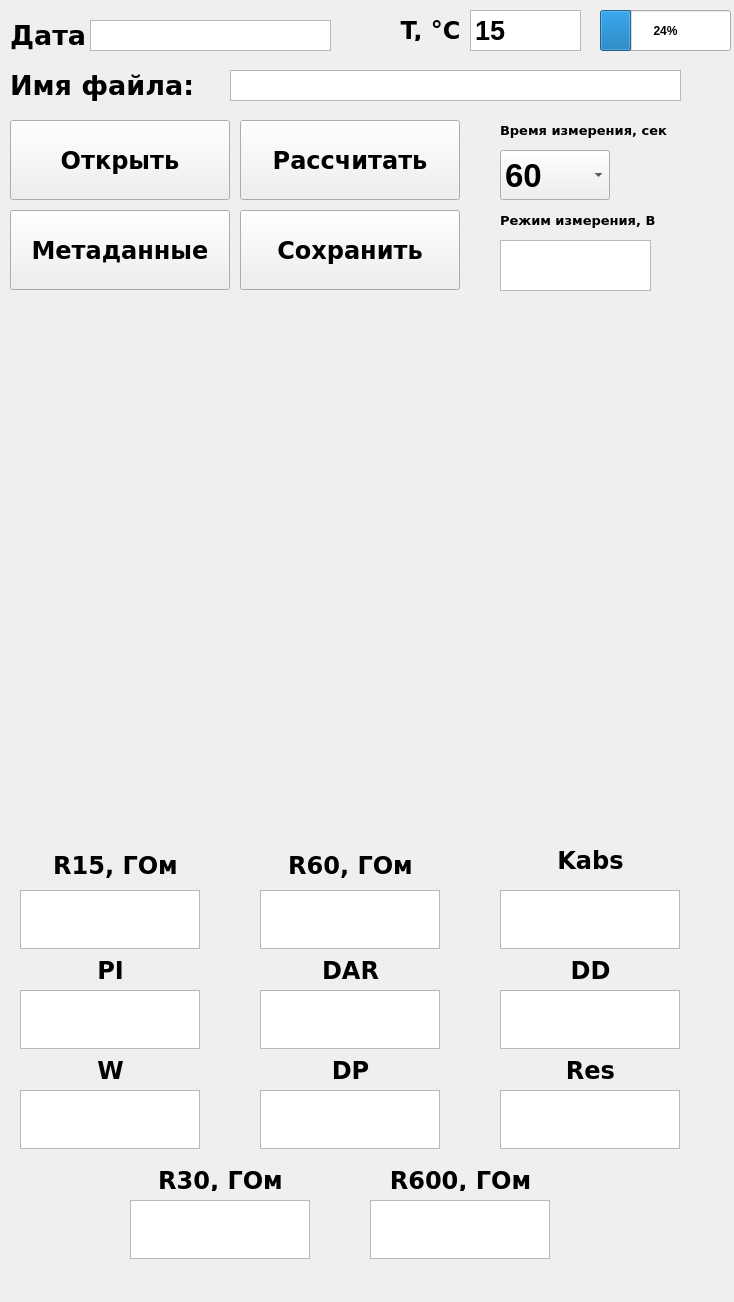
<?xml version="1.0" encoding="UTF-8"?>
<ui version="4.0">
 <class>MainWindow</class>
 <widget class="QMainWindow" name="MainWindow">
  <property name="geometry">
   <rect>
    <x>0</x>
    <y>0</y>
    <width>734</width>
    <height>1302</height>
   </rect>
  </property>
  <property name="font">
   <font>
    <weight>75</weight>
    <bold>true</bold>
   </font>
  </property>
  <property name="windowTitle">
   <string>MainWindow</string>
  </property>
  <widget class="QWidget" name="centralwidget">
   <widget class="QTextBrowser" name="Res">
    <property name="geometry">
     <rect>
      <x>500</x>
      <y>1090</y>
      <width>180</width>
      <height>59</height>
     </rect>
    </property>
    <property name="font">
     <font>
      <pointsize>23</pointsize>
      <weight>75</weight>
      <bold>true</bold>
     </font>
    </property>
   </widget>
   <widget class="QTextBrowser" name="DP">
    <property name="geometry">
     <rect>
      <x>260</x>
      <y>1090</y>
      <width>180</width>
      <height>59</height>
     </rect>
    </property>
    <property name="font">
     <font>
      <pointsize>23</pointsize>
      <weight>75</weight>
      <bold>true</bold>
     </font>
    </property>
   </widget>
   <widget class="QTextBrowser" name="W">
    <property name="geometry">
     <rect>
      <x>20</x>
      <y>1090</y>
      <width>180</width>
      <height>59</height>
     </rect>
    </property>
    <property name="font">
     <font>
      <pointsize>23</pointsize>
      <weight>75</weight>
      <bold>true</bold>
     </font>
    </property>
   </widget>
   <widget class="QTextBrowser" name="R60">
    <property name="geometry">
     <rect>
      <x>260</x>
      <y>890</y>
      <width>180</width>
      <height>59</height>
     </rect>
    </property>
    <property name="font">
     <font>
      <pointsize>23</pointsize>
      <weight>75</weight>
      <bold>true</bold>
     </font>
    </property>
   </widget>
   <widget class="QTextBrowser" name="Kabs">
    <property name="geometry">
     <rect>
      <x>500</x>
      <y>890</y>
      <width>180</width>
      <height>59</height>
     </rect>
    </property>
    <property name="font">
     <font>
      <pointsize>23</pointsize>
      <weight>75</weight>
      <bold>true</bold>
     </font>
    </property>
   </widget>
   <widget class="QTextBrowser" name="R15">
    <property name="geometry">
     <rect>
      <x>20</x>
      <y>890</y>
      <width>180</width>
      <height>59</height>
     </rect>
    </property>
    <property name="font">
     <font>
      <pointsize>23</pointsize>
      <weight>75</weight>
      <bold>true</bold>
     </font>
    </property>
    <property name="html">
     <string>&lt;!DOCTYPE HTML PUBLIC &quot;-//W3C//DTD HTML 4.0//EN&quot; &quot;http://www.w3.org/TR/REC-html40/strict.dtd&quot;&gt;
&lt;html&gt;&lt;head&gt;&lt;meta name=&quot;qrichtext&quot; content=&quot;1&quot; /&gt;&lt;style type=&quot;text/css&quot;&gt;
p, li { white-space: pre-wrap; }
&lt;/style&gt;&lt;/head&gt;&lt;body style=&quot; font-family:'MS Shell Dlg 2'; font-size:23pt; font-weight:600; font-style:normal;&quot;&gt;
&lt;p style=&quot;-qt-paragraph-type:empty; margin-top:0px; margin-bottom:0px; margin-left:0px; margin-right:0px; -qt-block-indent:0; text-indent:0px; font-size:30pt;&quot;&gt;&lt;br /&gt;&lt;/p&gt;&lt;/body&gt;&lt;/html&gt;</string>
    </property>
   </widget>
   <widget class="QTextBrowser" name="DAR">
    <property name="geometry">
     <rect>
      <x>260</x>
      <y>990</y>
      <width>180</width>
      <height>59</height>
     </rect>
    </property>
    <property name="font">
     <font>
      <pointsize>23</pointsize>
      <weight>75</weight>
      <bold>true</bold>
     </font>
    </property>
   </widget>
   <widget class="QTextBrowser" name="DD">
    <property name="geometry">
     <rect>
      <x>500</x>
      <y>990</y>
      <width>180</width>
      <height>59</height>
     </rect>
    </property>
    <property name="font">
     <font>
      <pointsize>23</pointsize>
      <weight>75</weight>
      <bold>true</bold>
     </font>
    </property>
   </widget>
   <widget class="QTextBrowser" name="PI">
    <property name="geometry">
     <rect>
      <x>20</x>
      <y>990</y>
      <width>180</width>
      <height>59</height>
     </rect>
    </property>
    <property name="font">
     <font>
      <pointsize>23</pointsize>
      <weight>75</weight>
      <bold>true</bold>
     </font>
    </property>
   </widget>
   <widget class="QPushButton" name="open_button">
    <property name="geometry">
     <rect>
      <x>10</x>
      <y>120</y>
      <width>220</width>
      <height>80</height>
     </rect>
    </property>
    <property name="font">
     <font>
      <family>Verdana</family>
      <pointsize>18</pointsize>
     </font>
    </property>
    <property name="text">
     <string>Открыть</string>
    </property>
   </widget>
   <widget class="QPushButton" name="save_button">
    <property name="geometry">
     <rect>
      <x>240</x>
      <y>120</y>
      <width>220</width>
      <height>80</height>
     </rect>
    </property>
    <property name="sizePolicy">
     <sizepolicy hsizetype="Fixed" vsizetype="Fixed">
      <horstretch>0</horstretch>
      <verstretch>0</verstretch>
     </sizepolicy>
    </property>
    <property name="font">
     <font>
      <family>Verdana</family>
      <pointsize>18</pointsize>
      <weight>75</weight>
      <italic>false</italic>
      <bold>true</bold>
      <underline>false</underline>
      <kerning>false</kerning>
     </font>
    </property>
    <property name="text">
     <string>Рассчитать</string>
    </property>
   </widget>
   <widget class="QTextBrowser" name="file_name">
    <property name="geometry">
     <rect>
      <x>230</x>
      <y>70</y>
      <width>451</width>
      <height>31</height>
     </rect>
    </property>
    <property name="font">
     <font>
      <pointsize>13</pointsize>
     </font>
    </property>
   </widget>
   <widget class="QTextBrowser" name="date">
    <property name="geometry">
     <rect>
      <x>90</x>
      <y>20</y>
      <width>241</width>
      <height>31</height>
     </rect>
    </property>
    <property name="sizePolicy">
     <sizepolicy hsizetype="Expanding" vsizetype="Expanding">
      <horstretch>0</horstretch>
      <verstretch>0</verstretch>
     </sizepolicy>
    </property>
    <property name="font">
     <font>
      <pointsize>12</pointsize>
     </font>
    </property>
    <property name="html">
     <string>&lt;!DOCTYPE HTML PUBLIC &quot;-//W3C//DTD HTML 4.0//EN&quot; &quot;http://www.w3.org/TR/REC-html40/strict.dtd&quot;&gt;
&lt;html&gt;&lt;head&gt;&lt;meta name=&quot;qrichtext&quot; content=&quot;1&quot; /&gt;&lt;style type=&quot;text/css&quot;&gt;
p, li { white-space: pre-wrap; }
&lt;/style&gt;&lt;/head&gt;&lt;body style=&quot; font-family:'MS Shell Dlg 2'; font-size:12pt; font-weight:600; font-style:normal;&quot;&gt;
&lt;p style=&quot;-qt-paragraph-type:empty; margin-top:0px; margin-bottom:0px; margin-left:0px; margin-right:0px; -qt-block-indent:0; text-indent:0px;&quot;&gt;&lt;br /&gt;&lt;/p&gt;&lt;/body&gt;&lt;/html&gt;</string>
    </property>
   </widget>
   <widget class="QLabel" name="label">
    <property name="geometry">
     <rect>
      <x>10</x>
      <y>10</y>
      <width>111</width>
      <height>51</height>
     </rect>
    </property>
    <property name="font">
     <font>
      <family>Verdana</family>
      <pointsize>20</pointsize>
      <weight>75</weight>
      <bold>true</bold>
     </font>
    </property>
    <property name="text">
     <string>Дата</string>
    </property>
    <property name="textFormat">
     <enum>Qt::RichText</enum>
    </property>
   </widget>
   <widget class="QLabel" name="label_2">
    <property name="geometry">
     <rect>
      <x>10</x>
      <y>60</y>
      <width>301</width>
      <height>51</height>
     </rect>
    </property>
    <property name="font">
     <font>
      <family>Verdana</family>
      <pointsize>20</pointsize>
      <weight>75</weight>
      <bold>true</bold>
     </font>
    </property>
    <property name="text">
     <string>Имя файла:</string>
    </property>
    <property name="textFormat">
     <enum>Qt::RichText</enum>
    </property>
   </widget>
   <widget class="QLabel" name="label_3">
    <property name="geometry">
     <rect>
      <x>500</x>
      <y>120</y>
      <width>191</width>
      <height>20</height>
     </rect>
    </property>
    <property name="font">
     <font>
      <family>Verdana</family>
      <pointsize>10</pointsize>
      <weight>75</weight>
      <bold>true</bold>
     </font>
    </property>
    <property name="text">
     <string>Время измерения, сек</string>
    </property>
   </widget>
   <widget class="QLabel" name="label_4">
    <property name="geometry">
     <rect>
      <x>20</x>
      <y>960</y>
      <width>181</width>
      <height>21</height>
     </rect>
    </property>
    <property name="font">
     <font>
      <family>Verdana</family>
      <pointsize>18</pointsize>
      <weight>75</weight>
      <bold>true</bold>
     </font>
    </property>
    <property name="autoFillBackground">
     <bool>false</bool>
    </property>
    <property name="text">
     <string>PI</string>
    </property>
    <property name="alignment">
     <set>Qt::AlignCenter</set>
    </property>
   </widget>
   <widget class="QLabel" name="label_5">
    <property name="geometry">
     <rect>
      <x>260</x>
      <y>960</y>
      <width>181</width>
      <height>21</height>
     </rect>
    </property>
    <property name="font">
     <font>
      <family>Verdana</family>
      <pointsize>18</pointsize>
      <weight>75</weight>
      <bold>true</bold>
     </font>
    </property>
    <property name="autoFillBackground">
     <bool>false</bool>
    </property>
    <property name="text">
     <string>DAR</string>
    </property>
    <property name="alignment">
     <set>Qt::AlignCenter</set>
    </property>
   </widget>
   <widget class="QLabel" name="label_6">
    <property name="geometry">
     <rect>
      <x>500</x>
      <y>960</y>
      <width>181</width>
      <height>21</height>
     </rect>
    </property>
    <property name="font">
     <font>
      <family>Verdana</family>
      <pointsize>18</pointsize>
      <weight>75</weight>
      <bold>true</bold>
     </font>
    </property>
    <property name="autoFillBackground">
     <bool>false</bool>
    </property>
    <property name="text">
     <string>DD</string>
    </property>
    <property name="alignment">
     <set>Qt::AlignCenter</set>
    </property>
   </widget>
   <widget class="QLabel" name="label_7">
    <property name="geometry">
     <rect>
      <x>20</x>
      <y>850</y>
      <width>191</width>
      <height>31</height>
     </rect>
    </property>
    <property name="font">
     <font>
      <family>Verdana</family>
      <pointsize>18</pointsize>
      <weight>75</weight>
      <bold>true</bold>
     </font>
    </property>
    <property name="autoFillBackground">
     <bool>false</bool>
    </property>
    <property name="text">
     <string>R15, ГОм</string>
    </property>
    <property name="alignment">
     <set>Qt::AlignCenter</set>
    </property>
   </widget>
   <widget class="QLabel" name="label_8">
    <property name="geometry">
     <rect>
      <x>260</x>
      <y>850</y>
      <width>181</width>
      <height>31</height>
     </rect>
    </property>
    <property name="font">
     <font>
      <family>Verdana</family>
      <pointsize>18</pointsize>
      <weight>75</weight>
      <bold>true</bold>
     </font>
    </property>
    <property name="layoutDirection">
     <enum>Qt::LeftToRight</enum>
    </property>
    <property name="autoFillBackground">
     <bool>false</bool>
    </property>
    <property name="text">
     <string>R60, ГОм</string>
    </property>
    <property name="alignment">
     <set>Qt::AlignCenter</set>
    </property>
   </widget>
   <widget class="QLabel" name="label_9">
    <property name="geometry">
     <rect>
      <x>500</x>
      <y>850</y>
      <width>181</width>
      <height>21</height>
     </rect>
    </property>
    <property name="font">
     <font>
      <family>Verdana</family>
      <pointsize>18</pointsize>
      <weight>75</weight>
      <bold>true</bold>
     </font>
    </property>
    <property name="autoFillBackground">
     <bool>false</bool>
    </property>
    <property name="text">
     <string>Kabs</string>
    </property>
    <property name="alignment">
     <set>Qt::AlignCenter</set>
    </property>
   </widget>
   <widget class="QLabel" name="label_10">
    <property name="geometry">
     <rect>
      <x>20</x>
      <y>1060</y>
      <width>181</width>
      <height>21</height>
     </rect>
    </property>
    <property name="font">
     <font>
      <family>Verdana</family>
      <pointsize>18</pointsize>
      <weight>75</weight>
      <bold>true</bold>
     </font>
    </property>
    <property name="autoFillBackground">
     <bool>false</bool>
    </property>
    <property name="text">
     <string>W</string>
    </property>
    <property name="alignment">
     <set>Qt::AlignCenter</set>
    </property>
   </widget>
   <widget class="QLabel" name="label_11">
    <property name="geometry">
     <rect>
      <x>260</x>
      <y>1060</y>
      <width>181</width>
      <height>21</height>
     </rect>
    </property>
    <property name="font">
     <font>
      <family>Verdana</family>
      <pointsize>18</pointsize>
      <weight>75</weight>
      <bold>true</bold>
     </font>
    </property>
    <property name="autoFillBackground">
     <bool>false</bool>
    </property>
    <property name="text">
     <string>DP</string>
    </property>
    <property name="alignment">
     <set>Qt::AlignCenter</set>
    </property>
   </widget>
   <widget class="QLabel" name="label_12">
    <property name="geometry">
     <rect>
      <x>500</x>
      <y>1060</y>
      <width>181</width>
      <height>21</height>
     </rect>
    </property>
    <property name="font">
     <font>
      <family>Verdana</family>
      <pointsize>18</pointsize>
      <weight>75</weight>
      <bold>true</bold>
     </font>
    </property>
    <property name="autoFillBackground">
     <bool>false</bool>
    </property>
    <property name="text">
     <string>Res</string>
    </property>
    <property name="alignment">
     <set>Qt::AlignCenter</set>
    </property>
   </widget>
   <widget class="PlotWidget" name="graphWidget" native="true">
    <property name="enabled">
     <bool>true</bool>
    </property>
    <property name="geometry">
     <rect>
      <x>10</x>
      <y>310</y>
      <width>701</width>
      <height>531</height>
     </rect>
    </property>
    <property name="sizePolicy">
     <sizepolicy hsizetype="Expanding" vsizetype="Expanding">
      <horstretch>10</horstretch>
      <verstretch>10</verstretch>
     </sizepolicy>
    </property>
    <property name="minimumSize">
     <size>
      <width>200</width>
      <height>200</height>
     </size>
    </property>
    <property name="maximumSize">
     <size>
      <width>10000</width>
      <height>10000</height>
     </size>
    </property>
    <property name="autoFillBackground">
     <bool>false</bool>
    </property>
    <property name="styleSheet">
     <string notr="true">color: rgb(255, 255, 255);
alternate-background-color: rgb(85, 0, 255);</string>
    </property>
   </widget>
   <widget class="QPushButton" name="save_button_2">
    <property name="geometry">
     <rect>
      <x>240</x>
      <y>210</y>
      <width>220</width>
      <height>80</height>
     </rect>
    </property>
    <property name="sizePolicy">
     <sizepolicy hsizetype="Fixed" vsizetype="Fixed">
      <horstretch>0</horstretch>
      <verstretch>0</verstretch>
     </sizepolicy>
    </property>
    <property name="font">
     <font>
      <family>Verdana</family>
      <pointsize>18</pointsize>
      <weight>75</weight>
      <italic>false</italic>
      <bold>true</bold>
      <underline>false</underline>
      <kerning>false</kerning>
     </font>
    </property>
    <property name="text">
     <string>Сохранить</string>
    </property>
   </widget>
   <widget class="QComboBox" name="time_izm">
    <property name="geometry">
     <rect>
      <x>500</x>
      <y>150</y>
      <width>110</width>
      <height>50</height>
     </rect>
    </property>
    <property name="font">
     <font>
      <pointsize>25</pointsize>
     </font>
    </property>
    <item>
     <property name="text">
      <string>60</string>
     </property>
    </item>
    <item>
     <property name="text">
      <string>600</string>
     </property>
    </item>
   </widget>
   <widget class="QTextBrowser" name="position_V">
    <property name="geometry">
     <rect>
      <x>500</x>
      <y>240</y>
      <width>151</width>
      <height>51</height>
     </rect>
    </property>
    <property name="font">
     <font>
      <pointsize>18</pointsize>
     </font>
    </property>
    <property name="html">
     <string>&lt;!DOCTYPE HTML PUBLIC &quot;-//W3C//DTD HTML 4.0//EN&quot; &quot;http://www.w3.org/TR/REC-html40/strict.dtd&quot;&gt;
&lt;html&gt;&lt;head&gt;&lt;meta name=&quot;qrichtext&quot; content=&quot;1&quot; /&gt;&lt;style type=&quot;text/css&quot;&gt;
p, li { white-space: pre-wrap; }
&lt;/style&gt;&lt;/head&gt;&lt;body style=&quot; font-family:'MS Shell Dlg 2'; font-size:18pt; font-weight:600; font-style:normal;&quot;&gt;
&lt;p style=&quot;-qt-paragraph-type:empty; margin-top:0px; margin-bottom:0px; margin-left:0px; margin-right:0px; -qt-block-indent:0; text-indent:0px; font-size:20pt;&quot;&gt;&lt;br /&gt;&lt;/p&gt;&lt;/body&gt;&lt;/html&gt;</string>
    </property>
   </widget>
   <widget class="QLabel" name="label_13">
    <property name="geometry">
     <rect>
      <x>500</x>
      <y>210</y>
      <width>191</width>
      <height>20</height>
     </rect>
    </property>
    <property name="font">
     <font>
      <family>Verdana</family>
      <pointsize>10</pointsize>
      <weight>75</weight>
      <bold>true</bold>
     </font>
    </property>
    <property name="text">
     <string>Режим измерения, В</string>
    </property>
   </widget>
   <widget class="QPushButton" name="open_settings">
    <property name="geometry">
     <rect>
      <x>10</x>
      <y>210</y>
      <width>220</width>
      <height>80</height>
     </rect>
    </property>
    <property name="font">
     <font>
      <family>Verdana</family>
      <pointsize>18</pointsize>
     </font>
    </property>
    <property name="text">
     <string>Метаданные</string>
    </property>
   </widget>
   <widget class="QTextBrowser" name="R30">
    <property name="geometry">
     <rect>
      <x>130</x>
      <y>1200</y>
      <width>180</width>
      <height>59</height>
     </rect>
    </property>
    <property name="font">
     <font>
      <pointsize>23</pointsize>
      <weight>75</weight>
      <bold>true</bold>
     </font>
    </property>
   </widget>
   <widget class="QLabel" name="label_15">
    <property name="geometry">
     <rect>
      <x>370</x>
      <y>1170</y>
      <width>181</width>
      <height>21</height>
     </rect>
    </property>
    <property name="font">
     <font>
      <family>Verdana</family>
      <pointsize>18</pointsize>
      <weight>75</weight>
      <bold>true</bold>
     </font>
    </property>
    <property name="autoFillBackground">
     <bool>false</bool>
    </property>
    <property name="text">
     <string>R600, ГОм</string>
    </property>
    <property name="alignment">
     <set>Qt::AlignCenter</set>
    </property>
   </widget>
   <widget class="QTextBrowser" name="R600">
    <property name="geometry">
     <rect>
      <x>370</x>
      <y>1200</y>
      <width>180</width>
      <height>59</height>
     </rect>
    </property>
    <property name="font">
     <font>
      <pointsize>23</pointsize>
      <weight>75</weight>
      <bold>true</bold>
     </font>
    </property>
   </widget>
   <widget class="QLabel" name="label_16">
    <property name="geometry">
     <rect>
      <x>130</x>
      <y>1170</y>
      <width>181</width>
      <height>21</height>
     </rect>
    </property>
    <property name="font">
     <font>
      <family>Verdana</family>
      <pointsize>18</pointsize>
      <weight>75</weight>
      <bold>true</bold>
     </font>
    </property>
    <property name="autoFillBackground">
     <bool>false</bool>
    </property>
    <property name="text">
     <string>R30, ГОм</string>
    </property>
    <property name="alignment">
     <set>Qt::AlignCenter</set>
    </property>
   </widget>
   <widget class="QProgressBar" name="progressBar">
    <property name="geometry">
     <rect>
      <x>600</x>
      <y>10</y>
      <width>131</width>
      <height>41</height>
     </rect>
    </property>
    <property name="value">
     <number>24</number>
    </property>
   </widget>
   <widget class="QLabel" name="label_14">
    <property name="geometry">
     <rect>
      <x>340</x>
      <y>20</y>
      <width>181</width>
      <height>21</height>
     </rect>
    </property>
    <property name="font">
     <font>
      <family>Verdana</family>
      <pointsize>18</pointsize>
      <weight>75</weight>
      <bold>true</bold>
     </font>
    </property>
    <property name="autoFillBackground">
     <bool>false</bool>
    </property>
    <property name="text">
     <string>T, °C</string>
    </property>
    <property name="alignment">
     <set>Qt::AlignCenter</set>
    </property>
   </widget>
   <widget class="QTextBrowser" name="position_V_2">
    <property name="geometry">
     <rect>
      <x>470</x>
      <y>10</y>
      <width>111</width>
      <height>41</height>
     </rect>
    </property>
    <property name="font">
     <font>
      <pointsize>20</pointsize>
     </font>
    </property>
    <property name="html">
     <string>&lt;!DOCTYPE HTML PUBLIC &quot;-//W3C//DTD HTML 4.0//EN&quot; &quot;http://www.w3.org/TR/REC-html40/strict.dtd&quot;&gt;
&lt;html&gt;&lt;head&gt;&lt;meta name=&quot;qrichtext&quot; content=&quot;1&quot; /&gt;&lt;style type=&quot;text/css&quot;&gt;
p, li { white-space: pre-wrap; }
&lt;/style&gt;&lt;/head&gt;&lt;body style=&quot; font-family:'MS Shell Dlg 2'; font-size:20pt; font-weight:600; font-style:normal;&quot;&gt;
&lt;p style=&quot; margin-top:0px; margin-bottom:0px; margin-left:0px; margin-right:0px; -qt-block-indent:0; text-indent:0px;&quot;&gt;15&lt;/p&gt;&lt;/body&gt;&lt;/html&gt;</string>
    </property>
   </widget>
  </widget>
  <action name="action">
   <property name="checkable">
    <bool>true</bool>
   </property>
   <property name="text">
    <string>аааа</string>
   </property>
  </action>
 </widget>
 <customwidgets>
  <customwidget>
   <class>PlotWidget</class>
   <extends>QWidget</extends>
   <header>pyqtgraph</header>
   <container>1</container>
  </customwidget>
 </customwidgets>
 <resources/>
 <connections/>
</ui>
